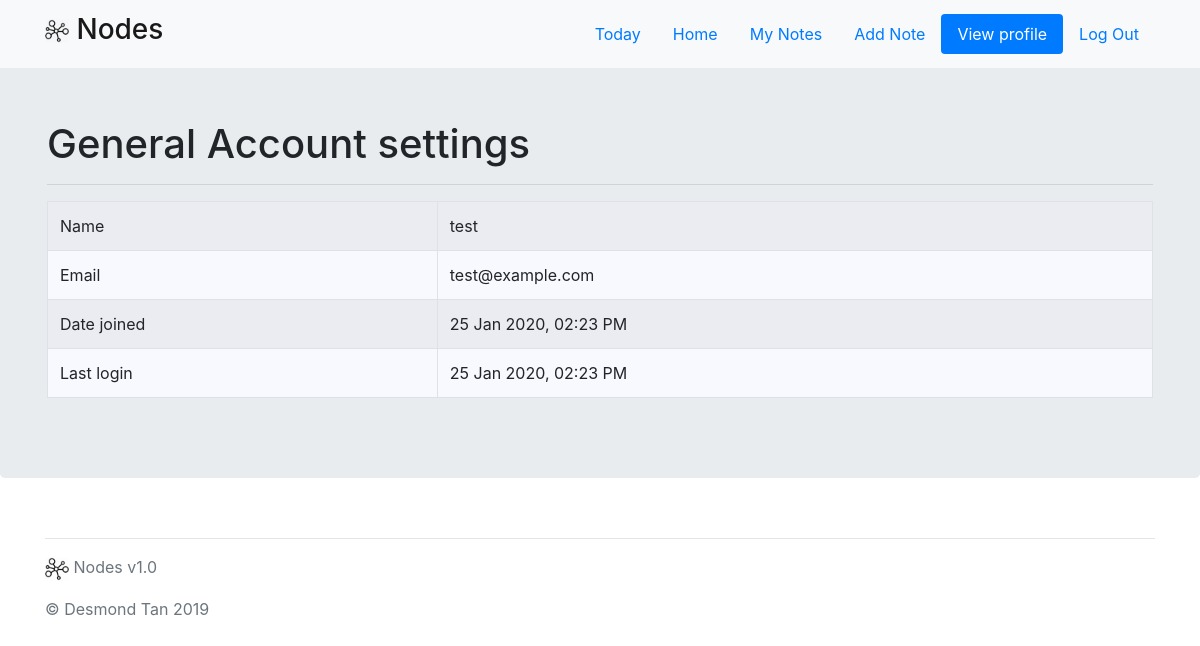
Page /profile (signed in) on the earlier database version.
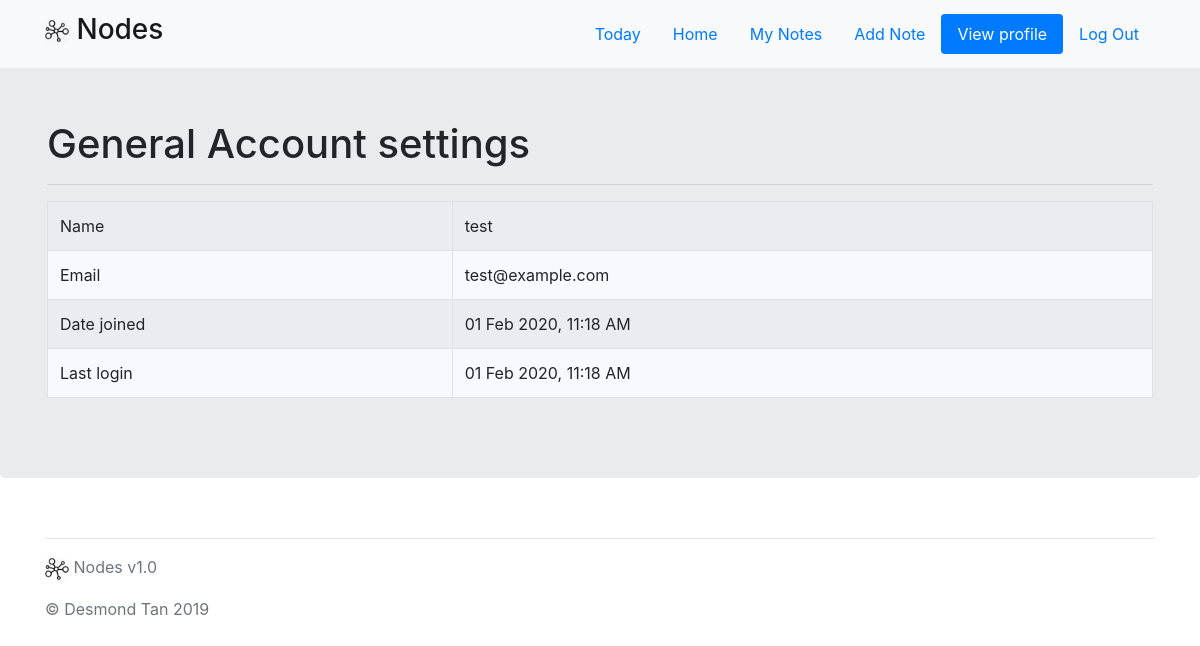
Same page on the later database version.
### app/models.py (models this page shows, shortened)
class User(db.Model):
    __tablename__ = 'users'
    id = db.Column(db.Integer, primary_key=True)
    username = db.Column(db.String(64), index=True, unique=True)
    email = db.Column(db.String(120), index=True, unique=True)
    password_hash = db.Column(db.String(128))
    date_created = db.Column(db.String(32))
    last_login = db.Column(db.String(32))

### app/main/views.py (the view)
@main.route('/profile')
@login_required
def profile():
    user = get_user_by_id(session['user_id'])
    return render_template('main/profile.html', username=session['username'], user=user)

### app/utils/filters.py (called while the page is built)
def datetimeformat(value, format="%d %b %Y, %I:%M %p"):
    datetime_obj = datetime.strptime(value, '%Y-%m-%d %H:%M:%S.%f')
    return datetime_obj.strftime(format)

### app/utils/functions.py (called while the page is built)
def get_user_by_id(user_id):
    user = User.query.filter(User.id == user_id).first()
    return user

### app/templates/main/profile.html (shortened to what this page needs)
{% extends "layout.html" %}
{% block body %}
<div class="jumbotron">
    <div class="container">
        <h1>General Account settings</h1>
        <hr>
        <table class="table table-hover table-striped table-bordered" style="background-color: ghostwhite;">
            <tr>
                <td>Name</td>
                <td>{{ user.username }}</td>
            </tr>
            <tr>
                <td>Email</td>
                <td>{{ user.email }}</td>
            </tr>
            <tr>
                <td>Date joined</td>
                <td>{{ user.date_created | datetimeformat }}</td>
            </tr>
            <tr>
                <td>Last login</td>
                <td>{{ user.last_login | datetimeformat }}</td>
            </tr>
        </table>
    </div>
</div>
{% endblock %}

Differences in the rows shown:
changed User "test": date_created "25 Jan 2020, 02:23 PM" → "01 Feb 2020, 11:18 AM"; last_login "25 Jan 2020, 02:23 PM" → "01 Feb 2020, 11:18 AM"
